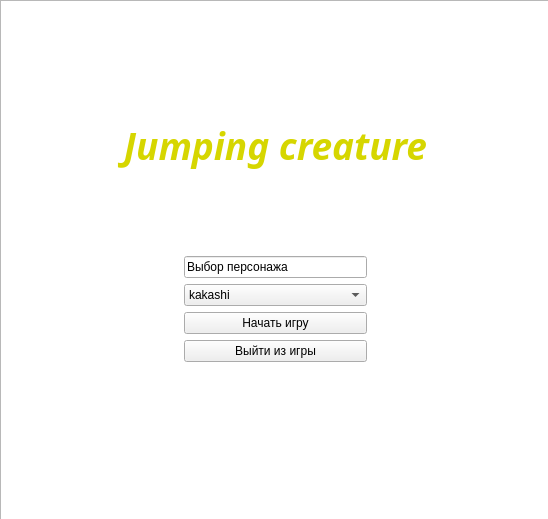
<?xml version="1.0" encoding="UTF-8"?>
<ui version="4.0">
 <class>MainWindow</class>
 <widget class="QMainWindow" name="MainWindow">
  <property name="geometry">
   <rect>
    <x>0</x>
    <y>0</y>
    <width>548</width>
    <height>519</height>
   </rect>
  </property>
  <property name="sizePolicy">
   <sizepolicy hsizetype="Fixed" vsizetype="Fixed">
    <horstretch>0</horstretch>
    <verstretch>0</verstretch>
   </sizepolicy>
  </property>
  <property name="minimumSize">
   <size>
    <width>0</width>
    <height>0</height>
   </size>
  </property>
  <property name="maximumSize">
   <size>
    <width>728</width>
    <height>600</height>
   </size>
  </property>
  <property name="windowTitle">
   <string>MainWindow</string>
  </property>
  <widget class="QWidget" name="centralwidget">
   <widget class="QTableView" name="tableView">
    <property name="enabled">
     <bool>true</bool>
    </property>
    <property name="geometry">
     <rect>
      <x>0</x>
      <y>0</y>
      <width>551</width>
      <height>521</height>
     </rect>
    </property>
    <property name="acceptDrops">
     <bool>false</bool>
    </property>
    <property name="styleSheet">
     <string notr="true">background-image: url(:/resources/a.jpg);</string>
    </property>
   </widget>
   <widget class="QWidget" name="layoutWidget">
    <property name="geometry">
     <rect>
      <x>0</x>
      <y>0</y>
      <width>551</width>
      <height>521</height>
     </rect>
    </property>
    <layout class="QVBoxLayout" name="verticalLayout_2">
     <item>
      <layout class="QHBoxLayout" name="horizontalLayout_3"/>
     </item>
     <item>
      <spacer name="verticalSpacer_3">
       <property name="orientation">
        <enum>Qt::Vertical</enum>
       </property>
       <property name="sizeType">
        <enum>QSizePolicy::Minimum</enum>
       </property>
       <property name="sizeHint" stdset="0">
        <size>
         <width>20</width>
         <height>40</height>
        </size>
       </property>
      </spacer>
     </item>
     <item>
      <layout class="QHBoxLayout" name="horizontalLayout"/>
     </item>
     <item>
      <spacer name="horizontalSpacer">
       <property name="orientation">
        <enum>Qt::Horizontal</enum>
       </property>
       <property name="sizeHint" stdset="0">
        <size>
         <width>40</width>
         <height>20</height>
        </size>
       </property>
      </spacer>
     </item>
     <item>
      <spacer name="horizontalSpacer_4">
       <property name="orientation">
        <enum>Qt::Horizontal</enum>
       </property>
       <property name="sizeHint" stdset="0">
        <size>
         <width>40</width>
         <height>20</height>
        </size>
       </property>
      </spacer>
     </item>
     <item>
      <spacer name="horizontalSpacer_5">
       <property name="orientation">
        <enum>Qt::Horizontal</enum>
       </property>
       <property name="sizeHint" stdset="0">
        <size>
         <width>40</width>
         <height>20</height>
        </size>
       </property>
      </spacer>
     </item>
     <item>
      <spacer name="horizontalSpacer_6">
       <property name="orientation">
        <enum>Qt::Horizontal</enum>
       </property>
       <property name="sizeHint" stdset="0">
        <size>
         <width>40</width>
         <height>20</height>
        </size>
       </property>
      </spacer>
     </item>
     <item>
      <widget class="QLabel" name="label">
       <property name="font">
        <font>
         <family>Tw Cen MT</family>
         <pointsize>28</pointsize>
         <italic>true</italic>
         <bold>true</bold>
         <underline>false</underline>
         <kerning>true</kerning>
        </font>
       </property>
       <property name="tabletTracking">
        <bool>false</bool>
       </property>
       <property name="acceptDrops">
        <bool>true</bool>
       </property>
       <property name="autoFillBackground">
        <bool>false</bool>
       </property>
       <property name="styleSheet">
        <string notr="true">color: rgb(214, 214, 0);</string>
       </property>
       <property name="frameShape">
        <enum>QFrame::NoFrame</enum>
       </property>
       <property name="frameShadow">
        <enum>QFrame::Plain</enum>
       </property>
       <property name="text">
        <string>Jumping creature</string>
       </property>
       <property name="textFormat">
        <enum>Qt::PlainText</enum>
       </property>
       <property name="alignment">
        <set>Qt::AlignCenter</set>
       </property>
       <property name="wordWrap">
        <bool>false</bool>
       </property>
      </widget>
     </item>
     <item>
      <layout class="QHBoxLayout" name="horizontalLayout_6">
       <item>
        <spacer name="horizontalSpacer_2">
         <property name="orientation">
          <enum>Qt::Horizontal</enum>
         </property>
         <property name="sizeType">
          <enum>QSizePolicy::Expanding</enum>
         </property>
         <property name="sizeHint" stdset="0">
          <size>
           <width>40</width>
           <height>20</height>
          </size>
         </property>
        </spacer>
       </item>
       <item>
        <layout class="QVBoxLayout" name="verticalLayout_3">
         <item>
          <spacer name="verticalSpacer">
           <property name="orientation">
            <enum>Qt::Vertical</enum>
           </property>
           <property name="sizeType">
            <enum>QSizePolicy::Expanding</enum>
           </property>
           <property name="sizeHint" stdset="0">
            <size>
             <width>20</width>
             <height>40</height>
            </size>
           </property>
          </spacer>
         </item>
         <item>
          <layout class="QHBoxLayout" name="horizontalLayout_5"/>
         </item>
         <item>
          <widget class="QLineEdit" name="lineEdit">
           <property name="enabled">
            <bool>true</bool>
           </property>
           <property name="text">
            <string>Выбор персонажа</string>
           </property>
           <property name="readOnly">
            <bool>true</bool>
           </property>
          </widget>
         </item>
         <item>
          <widget class="QComboBox" name="comboBox">
           <property name="editable">
            <bool>false</bool>
           </property>
           <item>
            <property name="text">
             <string>kakashi</string>
            </property>
           </item>
           <item>
            <property name="text">
             <string>cat</string>
            </property>
           </item>
           <item>
            <property name="text">
             <string>mr.Cucumber</string>
            </property>
           </item>
          </widget>
         </item>
         <item>
          <widget class="QPushButton" name="pushButton">
           <property name="text">
            <string>Начать игру</string>
           </property>
          </widget>
         </item>
         <item>
          <widget class="QPushButton" name="pushButton_3">
           <property name="text">
            <string>Выйти из игры</string>
           </property>
          </widget>
         </item>
         <item>
          <spacer name="verticalSpacer_2">
           <property name="orientation">
            <enum>Qt::Vertical</enum>
           </property>
           <property name="sizeHint" stdset="0">
            <size>
             <width>20</width>
             <height>40</height>
            </size>
           </property>
          </spacer>
         </item>
         <item>
          <spacer name="verticalSpacer_4">
           <property name="orientation">
            <enum>Qt::Vertical</enum>
           </property>
           <property name="sizeHint" stdset="0">
            <size>
             <width>20</width>
             <height>40</height>
            </size>
           </property>
          </spacer>
         </item>
        </layout>
       </item>
       <item>
        <spacer name="horizontalSpacer_3">
         <property name="orientation">
          <enum>Qt::Horizontal</enum>
         </property>
         <property name="sizeHint" stdset="0">
          <size>
           <width>40</width>
           <height>20</height>
          </size>
         </property>
        </spacer>
       </item>
       <item>
        <layout class="QVBoxLayout" name="verticalLayout"/>
       </item>
      </layout>
     </item>
    </layout>
   </widget>
  </widget>
 </widget>
 <resources/>
 <connections/>
</ui>
